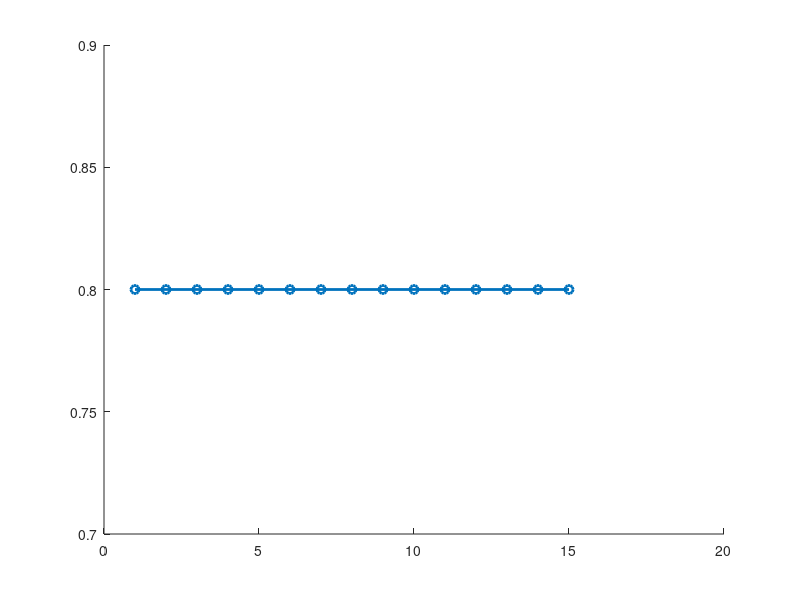

This chart was generated by the following MATLAB code: (Note: this script raises an error after producing the figure.)
%% Optimal and Receding Horizon Gain Analysis – Stable and Unstable Systems

clear; clc; close all;

%% ---------------------------- PARAMETERS ----------------------------
Q = 1;
R_set = [0, 1, 10, 100];
H_vals = 1:15;

% Define systems
systems = struct( ...
    'unstable', struct('A', 1.2, 'B', 1), ...
    'stable',   struct('A', 0.8, 'B', 1)  ...
);

% Initialize result containers
results = struct();

%% ---------------------------- MAIN COMPUTATION LOOP ----------------------------
for sysName = fieldnames(systems)'
    sys = systems.(sysName{1});
    A = sys.A; B = sys.B;

    K_LQ_all = zeros(size(R_set));
    K_RH_all = zeros(length(R_set), length(H_vals));
    eig_RH_all = zeros(size(K_RH_all));

    for rIdx = 1:length(R_set)
        R = R_set(rIdx);
        [K_LQ, ~, ~] = dlqr(A, B, Q, R);
        K_LQ_all(rIdx) = K_LQ;

        for hIdx = 1:length(H_vals)
            H = H_vals(hIdx);

            % Construct Theta matrix
            Theta = zeros(H, H);
            for r = 1:H
                for c = 1:r
                    Theta(r, c) = A^(r-c) * B;
                end
            end

            % Construct Pi vector
            Pi = A.^(1:H)';

            % Cost matrices
            M = Theta' * Theta * Q + R * eye(H);
            W = Theta' * Pi * Q;

            % RH gain: K = e1 * (M \ W)
            e1 = [1, zeros(1, H-1)];
            K_RH = e1 * (M \ W);

            % Store results
            K_RH_all(rIdx, hIdx) = K_RH;
            eig_RH_all(rIdx, hIdx) = abs(A - B * K_RH);
        end
    end

    % Save for plotting
    results.(sysName{1}).K_LQ_all = K_LQ_all;
    results.(sysName{1}).K_RH_all = K_RH_all;
    results.(sysName{1}).eig_RH_all = eig_RH_all;
end

%% ---------------------------- PLOTTING ----------------------------

colors = lines(length(R_set));
markers = {'o', 'x', '^', 's'};
names = {'stable', 'unstable'};
titles = {'Stable', 'Unstable'};

for idx = 1:2
    name = names{idx};
    data = results.(name);
    A = systems.(name).A;
    B = systems.(name).B;
    K_LQ_all = data.K_LQ_all;
    K_RH_all = data.K_RH_all;
    eig_RH_all = data.eig_RH_all;

    % === Figure A: Gains K ===
    figure;
    hold on;
    for i = 1:length(R_set)
        plot(H_vals, K_RH_all(i,:), '-', ...
            'Color', colors(i,:), ...
            'LineWidth', 2, ...
            'Marker', markers{i}, ...
            'MarkerSize', 6, ...
            'DisplayName', sprintf('$R = %g$', R_set(i)));
        y = yline(K_LQ_all(i), '--', 'Color', colors(i,:), 'LineWidth', 1.5);
        y.Annotation.LegendInformation.IconDisplayStyle = 'off';
    end
    xlabel('$H$', 'Interpreter', 'latex', 'FontSize', 14);
    ylabel('$K$', 'Interpreter', 'latex', 'FontSize', 14);
    title(sprintf('Gains $K$ for %s System', titles{idx}), 'Interpreter', 'latex');
    ylim([0 1.3]);
    grid on;
    legend('Interpreter', 'latex', 'Location', 'best');
    set(gca, 'TickLabelInterpreter', 'latex');

    % === Figure B: Eigenvalues ===
    figure;
    hold on;
    for i = 1:length(R_set)
        plot(H_vals, eig_RH_all(i,:), '-', ...
            'Color', colors(i,:), ...
            'LineWidth', 2, ...
            'Marker', markers{i}, ...
            'MarkerSize', 6, ...
            'DisplayName', sprintf('$R = %g$', R_set(i)));
        y = yline(abs(A - B * K_LQ_all(i)), '--', 'Color', colors(i,:), 'LineWidth', 1.5);
        y.Annotation.LegendInformation.IconDisplayStyle = 'off';
    end
    yline(1, '-', '$|\lambda| = 1$', ...
        'Color', 'k', 'LineWidth', 1.5, ...
        'Interpreter', 'latex', ...
        'DisplayName', '$|\lambda| = 1$');
    xlabel('$H$', 'Interpreter', 'latex', 'FontSize', 14);
    ylabel('$|\lambda|$', 'Interpreter', 'latex', 'FontSize', 14);
    title(sprintf('Eigenvalues $|A - BK|$ for %s System', titles{idx}), 'Interpreter', 'latex');
    ylim([0 1.3]);
    grid on;
    legend('Interpreter', 'latex', 'Location', 'best');
    set(gca, 'TickLabelInterpreter', 'latex');
end
